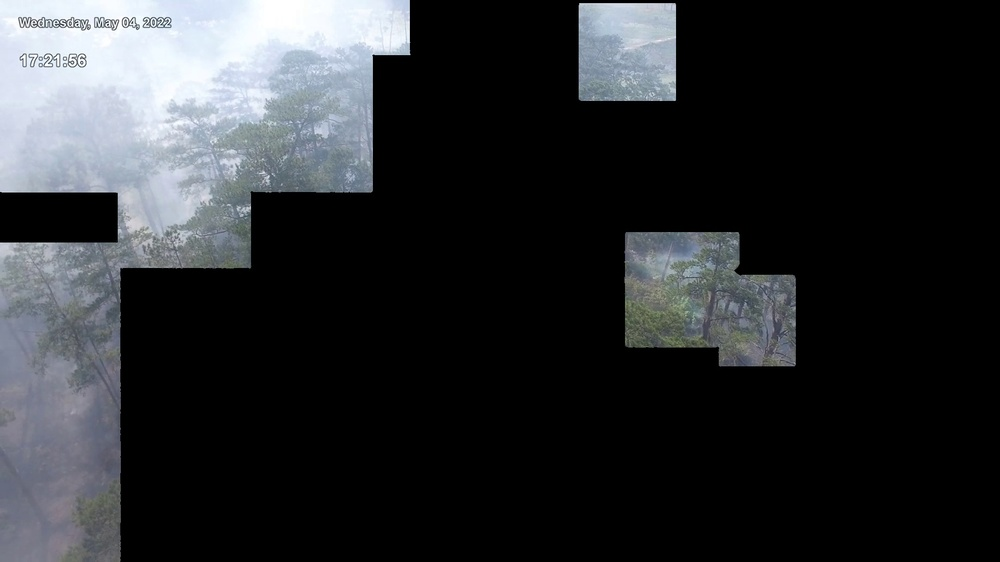
#> input picture Local Machine - SmokeDetectionCode/masked_inputs/combined_frame528.jpg, 1000 x 562 px, shrunk from 1920 x 1080 before the run
$ python Masked_input.py
#> lines starting #> are read from the running program, lines starting #| are printed output that depends on the picture; after the words box and inside, x2 and y2 are one past the last pixel; in counts of white or black regions, pixels touching at a corner belong together
# %% Import required package ---------------------------------------------------
import os
import pandas as pd
import numpy as np
import cv2
from PIL import Image

from sklearn.neighbors import KernelDensity

import matplotlib.pyplot as plt

# %% Load input and define output directory ------------------------------------
OUTPUT_DIR = "output/"  # Folder to save processed results

# Input image paths (original and YOLO+RCNN masked versions)
OrgImg_dir = 'original/frame528.jpg'
MaskedImg_dir = 'masked_inputs/combined_frame528.jpg'


# %% GMM thresholding ----------------------------------------------------------
# Read and prepare the image
image_bgr = cv2.imread(MaskedImg_dir)
#> image_bgr is the input picture: shape (562, 1000, 3); mean B, G, R 47.1, 44.5, 42.3

# Convert BGR → RGB
image_rgb = cv2.cvtColor(image_bgr, cv2.COLOR_BGR2RGB)            # type: ignore
h, w = image_rgb.shape[:2]
#> h = 562; w = 1000


# Define brightness threshold for smoke-like regions
THRESH_MIN = 130
THRESH_MAX = 255

# Initialize mask and storage for filtered pixels
filtered_pixels = []
mask = np.zeros((h, w), dtype=np.uint8)

# Create mask for bright (smoke-like) pixels
for y in range(h):
    for x in range(w):
        R, G, B = image_rgb[y, x]
        if (THRESH_MIN <= R <= THRESH_MAX and
            THRESH_MIN <= G <= THRESH_MAX and
            THRESH_MIN <= B <= THRESH_MAX):
            filtered_pixels.append([x, y, R, G, B])
            mask[y, x] = 255  # Mark as bright pixel
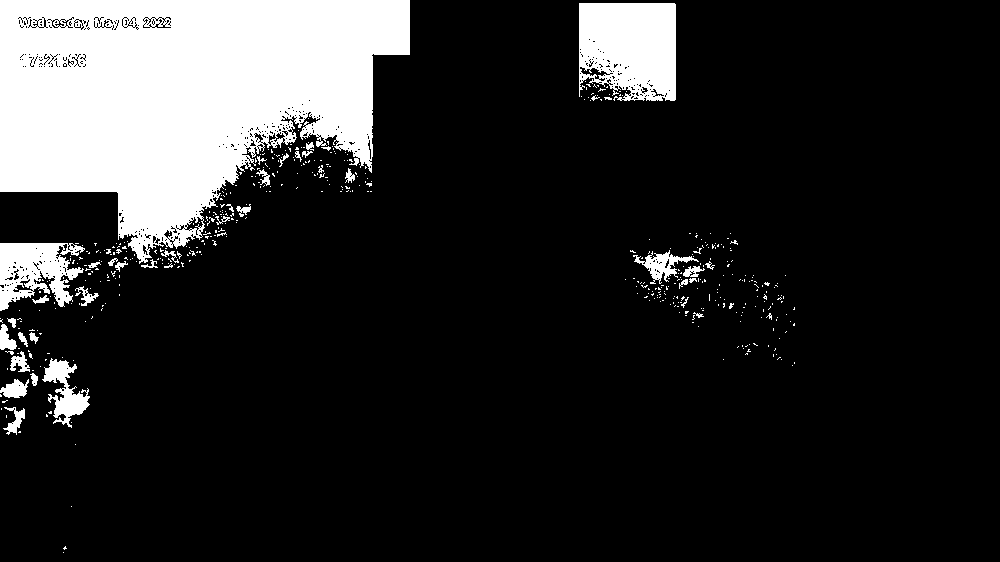
#> mask: shape (562, 1000); 15.8% white; 489 white regions (449 under 20 px), largest, box (x1, y1, x2, y2) and area: (0, 0, 410, 264) 70683, (579, 3, 676, 101) 8366, (0, 243, 85, 311) 3546
#> after the loop, filtered_pixels = 88857 items

# Highlight thresholded regions in red
highlighted = image_bgr.copy()                                    # type: ignore
highlighted[mask == 255] = [0, 0, 255]
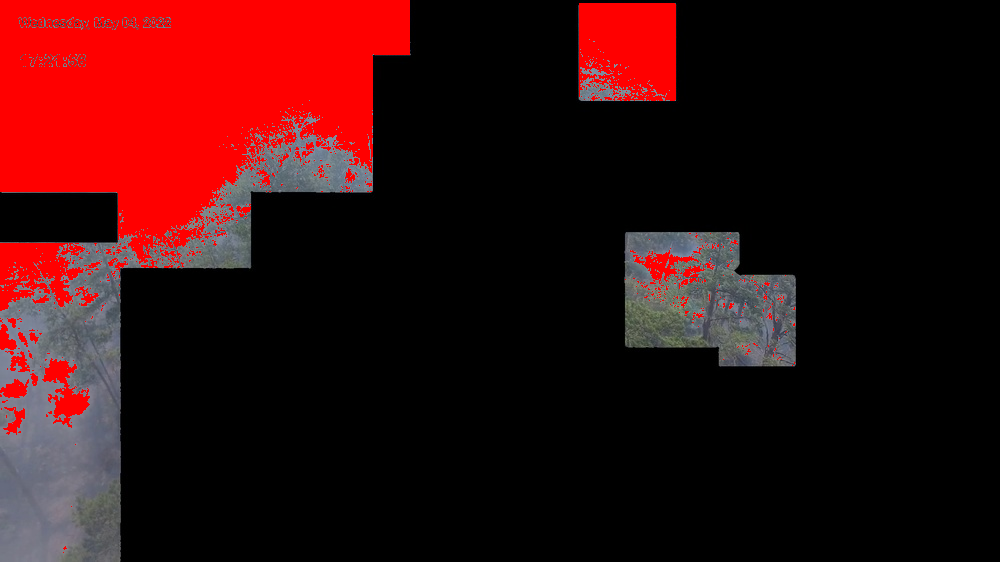
#> highlighted: shape (562, 1000, 3); 15.81% of pixels changed, all inside (x1, y1, x2, y2) = (0, 0, 795, 553)


# %% Save and display results --------------------------------------------------
# Define output file paths
FILTERED_CSV = os.path.join(OUTPUT_DIR, "filtered_pixels_combined.csv")
FILTERED_IMAGE = os.path.join(OUTPUT_DIR, "filtered_highlighted.jpg")

# Save filtered pixel data
if filtered_pixels:
    df = pd.DataFrame(filtered_pixels, columns=["x", "y", "R", "G", "B"])
#> df = table of 88857 rows and 5 columns
    df.to_csv(FILTERED_CSV, index=False)
    print(f" Filtered pixel data saved: {FILTERED_CSV}")
else:
    print("No bright pixels found in the given range.")
    df = pd.DataFrame(columns=["x", "y", "R", "G", "B"])

# Save highlighted image
cv2.imwrite(FILTERED_IMAGE, highlighted)
print(f" Highlighted image saved: {FILTERED_IMAGE}")

# Display highlighted image
plt.imshow(highlighted)
plt.axis('off')
plt.show()


# %% KDE Computation -----------------------------------------------------------
# Load original image and read filtered data
orig_image = Image.open(OrgImg_dir).convert("RGB")
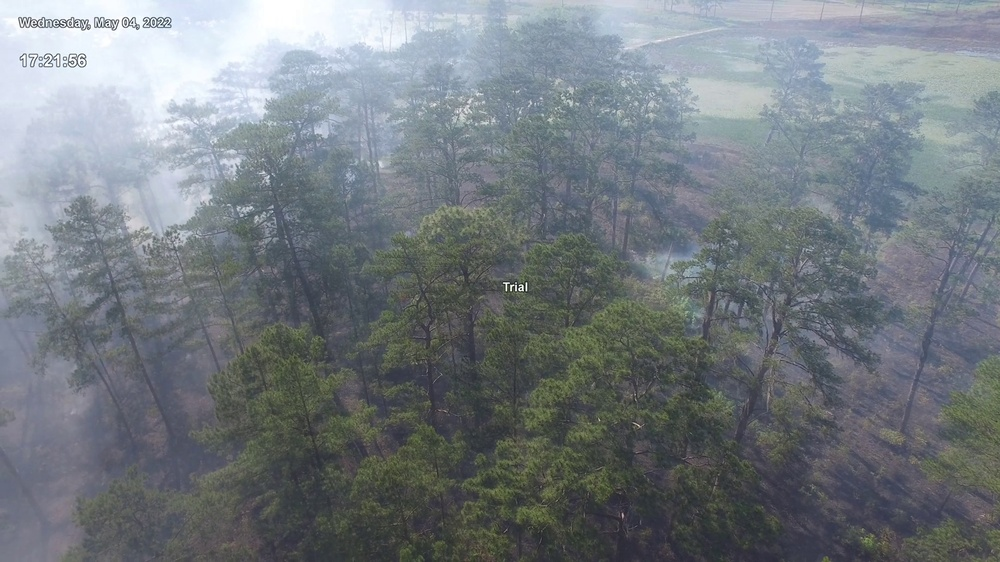
#> input picture Local Machine - SmokeDetectionCode/original/frame528.jpg, 1000 x 562 px, shrunk from 1920 x 1080 before the run
#> orig_image is the input picture: PIL image 1000x562 RGB; mean R, G, B 116.6, 123.5, 128.9
orig_np = np.array(orig_image)
img_width, img_height = orig_image.size
#> img_width = 1000; img_height = 562
print(img_width, img_height)
#| 1000 562

# Load filtered pixel coordinates
df = pd.read_csv(FILTERED_CSV)
# Extract pixel coordinates from the CSV
X = df[["x", "y"]].values

# Build evaluation grid
xgrid = np.linspace(0, img_width, 150)
#> xgrid = 150 values from 0 to 1000
ygrid = np.linspace(0, img_height, 150)
#> ygrid = 150 values from 0 to 562
X_grid, Y_grid = np.meshgrid(xgrid, ygrid)
xy_grid = np.vstack([X_grid.ravel(), Y_grid.ravel()]).T

# Estimate density using 2D KDE
kde = KernelDensity(kernel="gaussian", bandwidth = 15,
                    algorithm='ball_tree',  # much faster for large data
                    atol=1e-8, rtol=1e-8,   # loose tolerances → faster
                    leaf_size=50,          # adjust tree granularity
    ).fit(X)
log_dens = kde.score_samples(xy_grid)
dens = np.exp(log_dens).reshape(X_grid.shape)

# Compute 95th percentile contour level
quantile_95 = np.quantile(dens, 0.95)
#> quantile_95 = 1.11e-05
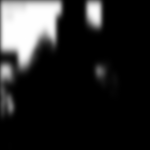
#> dens: shape (150, 150) float64; min 1.13e-76, max 1.13e-05, mean 1.68e-06; drawn with min black and max white

# %% Visualize and save KDE results --------------------------------------------
# Define output paths
KDE_PLOT = os.path.join(OUTPUT_DIR, "kde_plot.png")
OVERLAY_PLOT = os.path.join(OUTPUT_DIR, "overlay_plot.png")

# Show original image
fig0, ax0 = plt.subplots(figsize=(8, 6))
ax0.imshow(orig_np)
ax0.set_title("Original Image")
ax0.axis("off")
fig0.tight_layout()
plt.show()

# Plot KDE heatmap (on blank background)
fig1, ax1 = plt.subplots(figsize=(8, 6))
ax1.contourf(X_grid, Y_grid, dens, cmap="Blues", alpha=0.6)
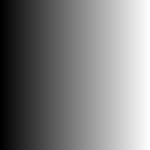
#> X_grid: shape (150, 150) float64; min 0, max 1000, mean 500; drawn with min black and max white
ax1.contour(X_grid, Y_grid, dens, levels=[quantile_95], colors="red")
ax1.set_title("KDE Density Map (Pixel Distribution)")
ax1.set_xlabel("X coordinate")
ax1.set_ylabel("Y coordinate")
ax1.invert_yaxis()
fig1.tight_layout()
fig1.savefig(KDE_PLOT, dpi=200, bbox_inches="tight")
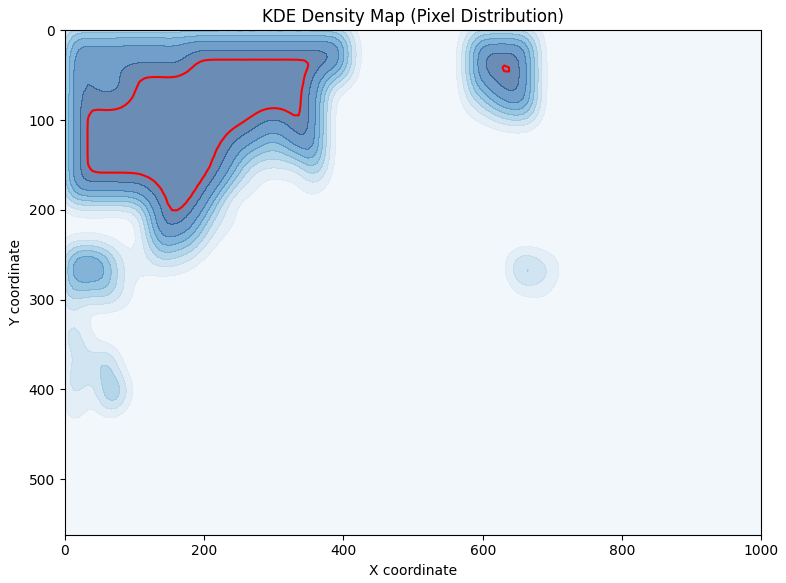
#> figure drawn by matplotlib, 1 panel
plt.show()

# Overlay KDE contour on original image
fig2, ax2 = plt.subplots(figsize=(8, 6))
ax2.imshow(orig_np, extent=[0, img_width, 0, img_height])          # type:ignore
ax2.contourf(
    X_grid,
    Y_grid[::-1],
    dens,
    levels=[quantile_95, dens.max()],
    colors="red",
    alpha=0.4,
)
ax2.set_title("Overlay of KDE 95% Contour on Original Image")
ax2.axis("off")
fig2.tight_layout()
fig2.savefig(OVERLAY_PLOT, dpi=200, bbox_inches="tight")
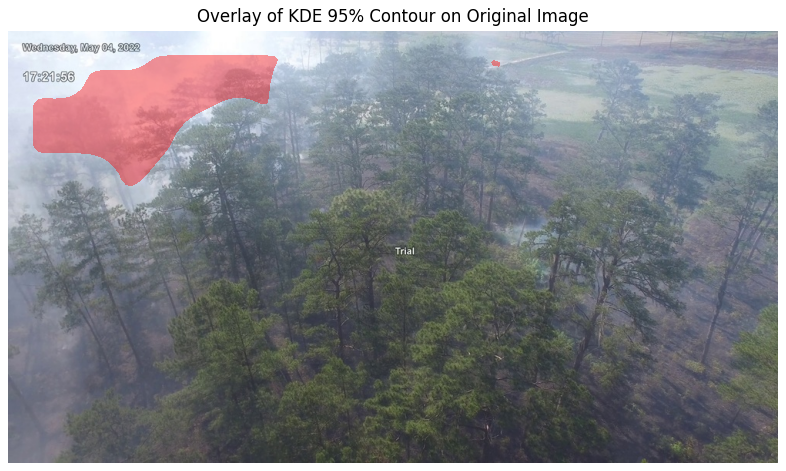
#> figure drawn by matplotlib, 1 panel
plt.show()
# %%
